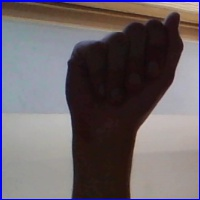
#> input picture isl_project/data/train/A/A192.jpg, 200 x 200 px
$ python -i preprocessing.py   (imports and definitions only)
#> lines starting #> are read from the running program, lines starting #| are printed output that depends on the picture; after the words box and inside, x2 and y2 are one past the last pixel; in counts of white or black regions, pixels touching at a corner belong together
### isl_project copy/src/utils.py
import logging
import os
import json
from pathlib import Path
import numpy as np

# ── Logging ────────────────────────────────────────────────────────────────────
def get_logger(name: str) -> logging.Logger:
    logger = logging.getLogger(name)
    if not logger.handlers:
        logger.setLevel(logging.DEBUG)
        fmt = logging.Formatter(
            "[%(asctime)s] %(levelname)-8s %(name)s: %(message)s",
            datefmt="%Y-%m-%d %H:%M:%S",
        )
        ch = logging.StreamHandler()
        ch.setFormatter(fmt)
        logger.addHandler(ch)
        os.makedirs("logs", exist_ok=True)
        fh = logging.FileHandler("logs/isl.log")
        fh.setFormatter(fmt)
        logger.addHandler(fh)
    return logger


log = get_logger("utils")

# ── Paths ──────────────────────────────────────────────────────────────────────
PROJECT_ROOT = Path(__file__).resolve().parent.parent
DATA_DIR     = PROJECT_ROOT / "data"
RAW_DIR      = DATA_DIR / "raw"
PROCESSED_DIR= DATA_DIR / "processed"
TRAIN_DIR    = DATA_DIR / "train"
TEST_DIR     = DATA_DIR / "test"
MODEL_DIR    = PROJECT_ROOT / "models"
LOGS_DIR     = PROJECT_ROOT / "logs"

for _d in [RAW_DIR, PROCESSED_DIR, TRAIN_DIR, TEST_DIR, MODEL_DIR, LOGS_DIR]:
    _d.mkdir(parents=True, exist_ok=True)

MODEL_H5_PATH   = MODEL_DIR / "cnn_model.h5"
LANDMARK_H5_PATH= MODEL_DIR / "landmark_model.h5"
LABEL_MAP_PATH  = MODEL_DIR / "label_map.json"

IMG_SIZE   = 128
NUM_CHANNELS = 1          # grayscale
LANDMARK_DIM = 63         # 21 landmarks × 3 (x,y,z)

# Simulated special gesture timings (seconds)
SPACE_TIMEOUT  = 2.0      # no gesture for 2s → insert space
DELETE_HOLD    = 1.5      # same gesture held for 1.5s → delete last letter


# ── Label helpers ──────────────────────────────────────────────────────────────
def build_label_map(class_names: list) -> dict:
    """int → class_name"""
    return {i: c for i, c in enumerate(sorted(class_names))}


# [12 lines left out: functions save_label_map, load_label_map, not called in this run]


def labels_to_int(label_map: dict) -> dict:
    """class_name → int"""
    return {v: k for k, v in label_map.items()}


# ── Normalise landmarks ────────────────────────────────────────────────────────
# [14 lines left out: function normalize_landmarks, not called in this run]


# ── Confusion-pair rule fix ────────────────────────────────────────────────────
CONFUSION_PAIRS = {
    frozenset(["D", "R", "U"]): None,
    frozenset(["T", "K", "I"]): None,
    frozenset(["S", "M", "N"]): None,
}

# [18 lines left out: function confusion_correct, not called in this run]

### isl_project/src/preprocessing.py


import cv2
import numpy as np
import mediapipe as mp
from pathlib import Path
import sys

sys.path.insert(0, str(Path(__file__).resolve().parent))
from utils import get_logger, normalize_landmarks, TRAIN_DIR, TEST_DIR, PROCESSED_DIR, IMG_SIZE, LANDMARK_DIM

log = get_logger("preprocessing")
#> further down, picture is the input picture: shape (200, 200, 3); mean B, G, R 104.4, 99.2, 107.4

mp_hands = mp.solutions.hands
# [5 lines that did not run here, left out]


# ── Image pipeline ─────────────────────────────────────────────────────────────
def image_pipeline(frame: np.ndarray) -> np.ndarray:
    """
    Input : BGR or grayscale frame (any size).
    Output: (IMG_SIZE, IMG_SIZE, 1) float32 in [0,1].
    """
    if frame is None:
        return np.zeros((IMG_SIZE, IMG_SIZE, 1), dtype=np.float32)
    if len(frame.shape) == 3:
        gray = cv2.cvtColor(frame, cv2.COLOR_BGR2GRAY)
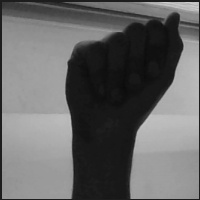
#> gray: shape (200, 200); min 10, max 208, mean 102.2
    else:
        gray = frame.copy()
    blur = cv2.GaussianBlur(gray, (5, 5), 0)
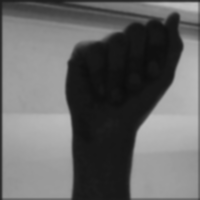
#> blur: shape (200, 200); min 12, max 193, mean 102.6
    thresh = cv2.adaptiveThreshold(
        blur, 255,
        cv2.ADAPTIVE_THRESH_GAUSSIAN_C,
        cv2.THRESH_BINARY_INV,
        11, 2,
    )
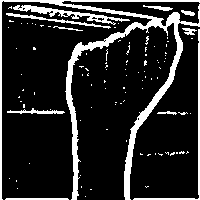
#> thresh: shape (200, 200); 15.3% white; 103 white regions (92 under 20 px), largest, box (x1, y1, x2, y2) and area: (0, 0, 200, 200) 3965, (13, 5, 130, 25) 552, (133, 29, 200, 200) 463
    resized = cv2.resize(thresh, (IMG_SIZE, IMG_SIZE))
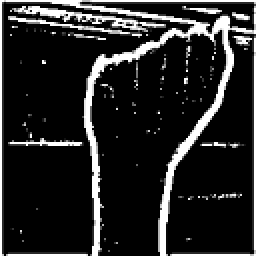
#> resized: shape (128, 128) (shown 2 times larger); min 0, max 255, mean 38.1
    return (resized.astype(np.float32) / 255.0)[..., np.newaxis]


# ── Landmark pipeline ──────────────────────────────────────────────────────────
# [99 lines left out: functions extract_landmarks_from_frame, extract_landmarks_from_dataset, augment_image, not called in this run]

>>> import cv2
>>> picture = cv2.imread('../data/train/A/A192.jpg')
>>> result = image_pipeline(picture)

$ run again, on isl_project/data/train/B/B856.jpg
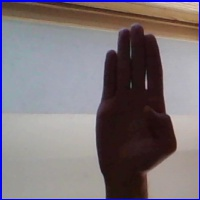
#> input picture isl_project/data/train/B/B856.jpg, 200 x 200 px
#> picture is the input picture: shape (200, 200, 3); mean B, G, R 121.5, 116.1, 124.6
#> in image_pipeline, `thresh = cv2.adaptiveThreshold( blur, 255, cv2.ADAPTIVE_THRESH_GAUSSIA..`:
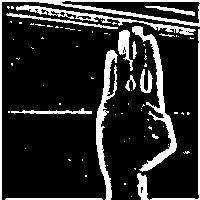
#> thresh: shape (200, 200); 16.9% white; 75 white regions (59 under 20 px), largest, box (x1, y1, x2, y2) and area: (0, 0, 200, 200) 1340, (132, 26, 177, 172) 1177, (96, 50, 118, 200) 1039
#> in image_pipeline, `resized = cv2.resize(thresh, (IMG_SIZE, IMG_SIZE))`:
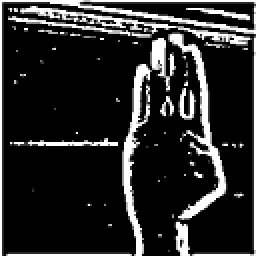
#> resized: shape (128, 128) (shown 2 times larger); min 0, max 255, mean 42.2

$ run again, on isl_project/data/train/C/C2035.jpg
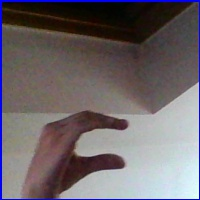
#> input picture isl_project/data/train/C/C2035.jpg, 200 x 200 px
#> picture is the input picture: shape (200, 200, 3); mean B, G, R 106.4, 102.2, 109.4
#> in image_pipeline, `thresh = cv2.adaptiveThreshold( blur, 255, cv2.ADAPTIVE_THRESH_GAUSSIA..`:
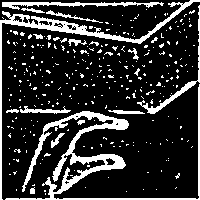
#> thresh: shape (200, 200); 18.5% white; 313 white regions (294 under 20 px), largest, box (x1, y1, x2, y2) and area: (5, 84, 200, 200) 2746, (0, 0, 200, 200) 1646, (2, 2, 164, 10) 530
#> in image_pipeline, `resized = cv2.resize(thresh, (IMG_SIZE, IMG_SIZE))`:
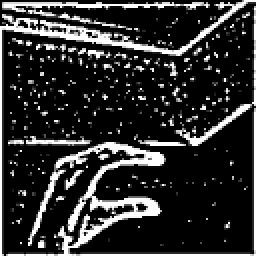
#> resized: shape (128, 128) (shown 2 times larger); min 0, max 255, mean 46.4
